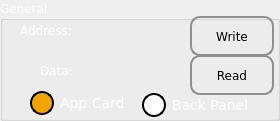
  <widget class="QGroupBox" name="grpGeneral">
   <property name="geometry">
    <rect>
     <x>10</x>
     <y>10</y>
     <width>280</width>
     <height>121</height>
    </rect>
   </property>
   <property name="palette">
    <palette>
     <active>
      <colorrole role="WindowText">
       <brush brushstyle="SolidPattern">
        <color alpha="255">
         <red>255</red>
         <green>255</green>
         <blue>255</blue>
        </color>
       </brush>
      </colorrole>
      <colorrole role="Text">
       <brush brushstyle="SolidPattern">
        <color alpha="255">
         <red>255</red>
         <green>255</green>
         <blue>255</blue>
        </color>
       </brush>
      </colorrole>
      <colorrole role="ButtonText">
       <brush brushstyle="SolidPattern">
        <color alpha="255">
         <red>255</red>
         <green>255</green>
         <blue>255</blue>
        </color>
       </brush>
      </colorrole>
      <colorrole role="Base">
       <brush brushstyle="SolidPattern">
        <color alpha="255">
         <red>85</red>
         <green>0</green>
         <blue>0</blue>
        </color>
       </brush>
      </colorrole>
      <colorrole role="Shadow">
       <brush brushstyle="SolidPattern">
        <color alpha="255">
         <red>85</red>
         <green>0</green>
         <blue>0</blue>
        </color>
       </brush>
      </colorrole>
     </active>
     <inactive>
      <colorrole role="WindowText">
       <brush brushstyle="SolidPattern">
        <color alpha="255">
         <red>255</red>
         <green>255</green>
         <blue>255</blue>
        </color>
       </brush>
      </colorrole>
      <colorrole role="Text">
       <brush brushstyle="SolidPattern">
        <color alpha="255">
         <red>255</red>
         <green>255</green>
         <blue>255</blue>
        </color>
       </brush>
      </colorrole>
      <colorrole role="ButtonText">
       <brush brushstyle="SolidPattern">
        <color alpha="255">
         <red>255</red>
         <green>255</green>
         <blue>255</blue>
        </color>
       </brush>
      </colorrole>
      <colorrole role="Base">
       <brush brushstyle="SolidPattern">
        <color alpha="255">
         <red>85</red>
         <green>0</green>
         <blue>0</blue>
        </color>
       </brush>
      </colorrole>
      <colorrole role="Shadow">
       <brush brushstyle="SolidPattern">
        <color alpha="255">
         <red>85</red>
         <green>0</green>
         <blue>0</blue>
        </color>
       </brush>
      </colorrole>
     </inactive>
     <disabled>
      <colorrole role="WindowText">
       <brush brushstyle="SolidPattern">
        <color alpha="255">
         <red>255</red>
         <green>255</green>
         <blue>255</blue>
        </color>
       </brush>
      </colorrole>
      <colorrole role="Text">
       <brush brushstyle="SolidPattern">
        <color alpha="255">
         <red>255</red>
         <green>255</green>
         <blue>255</blue>
        </color>
       </brush>
      </colorrole>
      <colorrole role="ButtonText">
       <brush brushstyle="SolidPattern">
        <color alpha="255">
         <red>255</red>
         <green>255</green>
         <blue>255</blue>
        </color>
       </brush>
      </colorrole>
      <colorrole role="Base">
       <brush brushstyle="SolidPattern">
        <color alpha="255">
         <red>108</red>
         <green>108</green>
         <blue>107</blue>
        </color>
       </brush>
      </colorrole>
      <colorrole role="Shadow">
       <brush brushstyle="SolidPattern">
        <color alpha="255">
         <red>85</red>
         <green>0</green>
         <blue>0</blue>
        </color>
       </brush>
      </colorrole>
     </disabled>
    </palette>
   </property>
   <property name="font">
    <font>
     <family>DejaVu Sans</family>
    </font>
   </property>
   <property name="title">
    <string>General</string>
   </property>
   <widget class="QLabel" name="lblAddress">
    <property name="geometry">
     <rect>
      <x>20</x>
      <y>20</y>
      <width>69</width>
      <height>20</height>
     </rect>
    </property>
    <property name="text">
     <string>Address:</string>
    </property>
   </widget>
   <widget class="QLabel" name="label">
    <property name="geometry">
     <rect>
      <x>40</x>
      <y>60</y>
      <width>41</width>
      <height>20</height>
     </rect>
    </property>
    <property name="text">
     <string>Data:</string>
    </property>
   </widget>
   <widget class="QPushButton" name="butRead">
    <property name="geometry">
     <rect>
      <x>190</x>
      <y>55</y>
      <width>84</width>
      <height>40</height>
     </rect>
    </property>
    <property name="font">
     <font>
      <family>DejaVu Sans</family>
     </font>
    </property>
    <property name="focusPolicy">
     <enum>Qt::NoFocus</enum>
    </property>
    <property name="styleSheet">
     <string notr="true"> QPushButton {
     border: 2px solid #8f8f91;
     border-radius: 10px;
     background-color: qlineargradient(x1: 0, y1: 0, x2: 0, y2: 1,
                                       stop: 0 #f6f7fa, stop: 1 #dadbde);
     min-width: 80px;
 }

 QPushButton:pressed {
     background-color: qlineargradient(x1: 0, y1: 0, x2: 0, y2: 1,
                                       stop: 0 #dadbde, stop: 1 #f6f7fa);
 }

 QPushButton:flat {
     border: none; /* no border for a flat push button */
 }

 QPushButton:default {
     border-color: navy; /* make the default button prominent */
 }</string>
    </property>
    <property name="text">
     <string>Read</string>
    </property>
   </widget>
   <widget class="QPushButton" name="butWrite">
    <property name="geometry">
     <rect>
      <x>190</x>
      <y>16</y>
      <width>84</width>
      <height>40</height>
     </rect>
    </property>
    <property name="font">
     <font>
      <family>DejaVu Sans</family>
     </font>
    </property>
    <property name="focusPolicy">
     <enum>Qt::NoFocus</enum>
    </property>
    <property name="styleSheet">
     <string notr="true"> QPushButton {
     border: 2px solid #8f8f91;
     border-radius: 10px;
     background-color: qlineargradient(x1: 0, y1: 0, x2: 0, y2: 1,
                                       stop: 0 #f6f7fa, stop: 1 #dadbde);
     min-width: 80px;
 }

 QPushButton:pressed {
     background-color: qlineargradient(x1: 0, y1: 0, x2: 0, y2: 1,
                                       stop: 0 #dadbde, stop: 1 #f6f7fa);
 }

 QPushButton:flat {
     border: none; /* no border for a flat push button */
 }

 QPushButton:default {
     border-color: navy; /* make the default button prominent */
 }</string>
    </property>
    <property name="text">
     <string>Write</string>
    </property>
   </widget>
   <widget class="QRadioButton" name="appSelection">
    <property name="geometry">
     <rect>
      <x>30</x>
      <y>90</y>
      <width>111</width>
      <height>26</height>
     </rect>
    </property>
    <property name="font">
     <font>
      <pointsize>-1</pointsize>
      <weight>50</weight>
      <italic>false</italic>
      <bold>false</bold>
     </font>
    </property>
    <property name="styleSheet">
     <string notr="true">QRadioButton{
font: 14px;
color:white
}
 QRadioButton::indicator {
     width: 20px;
     height:20px;
   border: 2px solid black;
	 border-radius:12;

 }
 QRadioButton::indicator::unchecked {
		background-color:white;
     }

     QRadioButton::indicator:unchecked:hover {
		background-color:white;
     }

     QRadioButton::indicator:unchecked:pressed {
		background-color:white;
     }

     QRadioButton::indicator::checked {
		background-color:#f2a400;
     }

     QRadioButton::indicator:checked:hover {
		background-color:#f2a400;
     }

     QRadioButton::indicator:checked:pressed {
		background-color:#f2a400;
     }</string>
    </property>
    <property name="text">
     <string>App Card</string>
    </property>
    <property name="checked">
     <bool>true</bool>
    </property>
   </widget>
   <widget class="QRadioButton" name="bkpanelSelection">
    <property name="geometry">
     <rect>
      <x>142</x>
      <y>92</y>
      <width>111</width>
      <height>26</height>
     </rect>
    </property>
    <property name="font">
     <font>
      <pointsize>-1</pointsize>
      <weight>50</weight>
      <italic>false</italic>
      <bold>false</bold>
     </font>
    </property>
    <property name="styleSheet">
     <string notr="true">QRadioButton{
font: 14px;
color:white
}
 QRadioButton::indicator {
     width: 20px;
     height:20px;
   border: 2px solid black;
	 border-radius:12;

 }
 QRadioButton::indicator::unchecked {
		background-color:white;
     }

     QRadioButton::indicator:unchecked:hover {
		background-color:white;
     }

     QRadioButton::indicator:unchecked:pressed {
		background-color:white;
     }

     QRadioButton::indicator::checked {
		background-color:#f2a400;
     }

     QRadioButton::indicator:checked:hover {
		background-color:#f2a400;
     }

     QRadioButton::indicator:checked:pressed {
		background-color:#f2a400;
     }</string>
    </property>
    <property name="text">
     <string>Back Panel</string>
    </property>
    <property name="checked">
     <bool>false</bool>
    </property>
   </widget>
  </widget>
